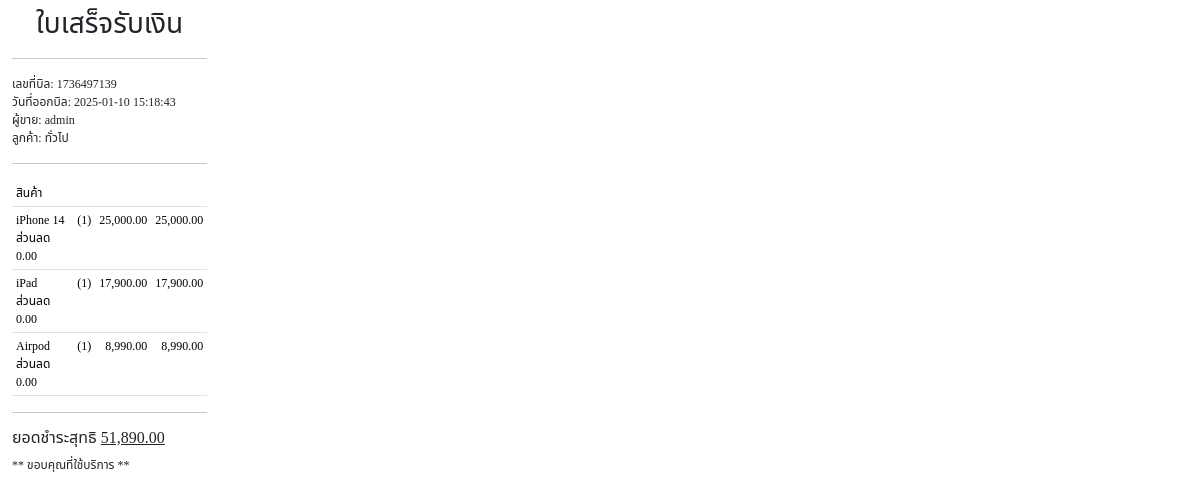
The page /report/slip.php?id=1736497139 on the database its author committed.
### tables this page shows
CREATE TABLE `transaction` (
  `id` bigint(20) UNSIGNED NOT NULL,
  `bill_id` varchar(50) DEFAULT NULL,
  `is_type` varchar(50) NOT NULL,
  `product_code` varchar(50) NOT NULL,
  `member_id` bigint(20) NOT NULL,
  `price` decimal(10,2) NOT NULL DEFAULT 0.00,
  `qty` decimal(10,0) NOT NULL DEFAULT 0,
  `total` decimal(10,2) NOT NULL DEFAULT 0.00,
  `discount` decimal(10,2) NOT NULL DEFAULT 0.00,
  `transaction_date` datetime NOT NULL DEFAULT current_timestamp(),
  `user_id` bigint(20) NOT NULL DEFAULT 0
);

CREATE TABLE `users` (
  `id` bigint(20) UNSIGNED NOT NULL,
  `username` varchar(50) NOT NULL,
  `password` varchar(50) NOT NULL,
  `is_active` int(1) NOT NULL DEFAULT 0,
  `update_at` datetime NOT NULL DEFAULT current_timestamp()
);

CREATE TABLE `member` (
  `id` bigint(20) UNSIGNED NOT NULL,
  `member_name` varchar(100) NOT NULL,
  `phone` varchar(20) NOT NULL,
  `update_at` datetime NOT NULL DEFAULT current_timestamp()
);

CREATE TABLE `product` (
  `id` bigint(20) NOT NULL,
  `product_code` varchar(50) DEFAULT NULL,
  `product_name` varchar(100) NOT NULL,
  `category_id` bigint(20) NOT NULL,
  `product_price` decimal(10,2) NOT NULL,
  `product_qty` decimal(10,0) NOT NULL,
  `update_at` datetime NOT NULL DEFAULT current_timestamp()
);

### model/config.model.php (called while the page is built)
<?php
class Backend {
    private static $conn = null;
    public static function MySQL(): mysqli|Throwable {
        try {
            $db = new mysqli(
                "localhost",
                "root",
                "",
                "stock"
            );
            $db->set_charset("utf8");
            self::$conn = $db;
            return self::$conn;
        } catch (\Throwable $th) {
            return $th;
        }
    }
}
?>

### model/sale.model.php (called while the page is built, shortened)
<?php
require './model/config.model.php';
class SaleModel {
    public static function getSlip($id) {
        $sql = "
            SELECT
                t1.bill_id AS bill_id,
                t1.product_code AS product_code,
                t2.product_name AS product_name,
                t3.member_name AS member_name,
                t1.price AS price,
                t1.qty AS qty,
                t1.total AS total,
                t1.discount AS discount,
                t1.transaction_date AS `datetime`,
                t4.username AS username
            FROM
                `transaction` t1
            LEFT JOIN
                product t2 ON t1.product_code = t2.product_code
            LEFT JOIN
                member t3 ON t1.member_id = t3.id
            LEFT JOIN
                users t4 ON t1.user_id = t4.id
            WHERE
                t1.bill_id = '$id' AND t1.is_type IN ('ขาย', 'เบิก')
        ";
        $query = Backend::MySQL()->query($sql);
        if ($query) {
            $row = $query->fetch_assoc();
            $count = Backend::MySQL()->query("SELECT SUM(total) AS total FROM `transaction` WHERE bill_id = '$id'");
            $count = $count->fetch_assoc();
            return [$query, $row, $count];
        } else {
            return [[], [], 0];
        }
    }
}

### report/slip.php (the view, shortened to what this page needs)
<?php
    include './model/sale.model.php';
    $id = $_GET['id'] ?? 0;
    $result = SaleModel::getSlip($id);
    ?>
<!DOCTYPE html>
<html lang="en">
<head>
    <link rel="stylesheet" href="https://cdnjs.cloudflare.com/ajax/libs/bootstrap/5.3.3/css/bootstrap.min.css" />
</head>
<body>
    <div class="container mt-2" id="container">
        <div align="center">
            <h3>ใบเสร็จรับเงิน</h3>
            <hr>
        </div>
        <p>
            เลขที่บิล: <?=$result[1]['bill_id']?><br>
            วันที่ออกบิล: <?=$result[1]['datetime']?><br>
            ผู้ขาย: <?=$result[1]['username']?><br>
            ลูกค้า: <?=$result[1]['member_name']?>
        </p>
        <hr>
        <table class="table table-sm">
            <tr>
                <th>สินค้า</th>
                <th></th>
                <th></th>
                <th></th>
            </tr>
            <?php foreach ($result[0] as $v) { ?>
                <tr>
                    <td>
                        <?=$v['product_name']?><br>
                        <i>ส่วนลด <?= number_format($v['discount'], 2) ?></i>
                    </td>
                    <td align="right">(<?=$v['qty']?>)</td>
                    <td align="right"><?= number_format($v['price'], 2) ?></td>
                    <td align="right"><?= number_format($v['total'], 2) ?></td>
                </tr>
            <?php } ?>
        </table>
        <hr>
        <h6>ยอดชำระสุทธิ <u><?= number_format($result[2]['total'], 2) ?></u></h6>
        <p>** ขอบคุณที่ใช้บริการ **</p>
    </div>
</body>
</html>

### report/slip.php (style rules this page uses)
* { font-family: "Noto Sans Thai", serif; font-style: normal; font-weight: 400; }
body { margin: 0; padding: 0; font-size: 12px; width: 58mm; font-family: Arial, sans-serif; }

### rows shown on the page
transaction: bill "1736497139", transaction_date "2025-01-10 15:18:43", product.product_name "iPhone 14", discount "0.00", qty "1", price "25,000.00", total "25,000.00"
users: username "admin"
member: member_name "ทั่วไป"
transaction: product.product_name "iPad", discount "0.00", qty "1", price "17,900.00", total "17,900.00"
transaction: product.product_name "Airpod", discount "0.00", qty "1", price "8,990.00", total "8,990.00"

### other values the page prints
$result[2]['total'] "51,890.00"
